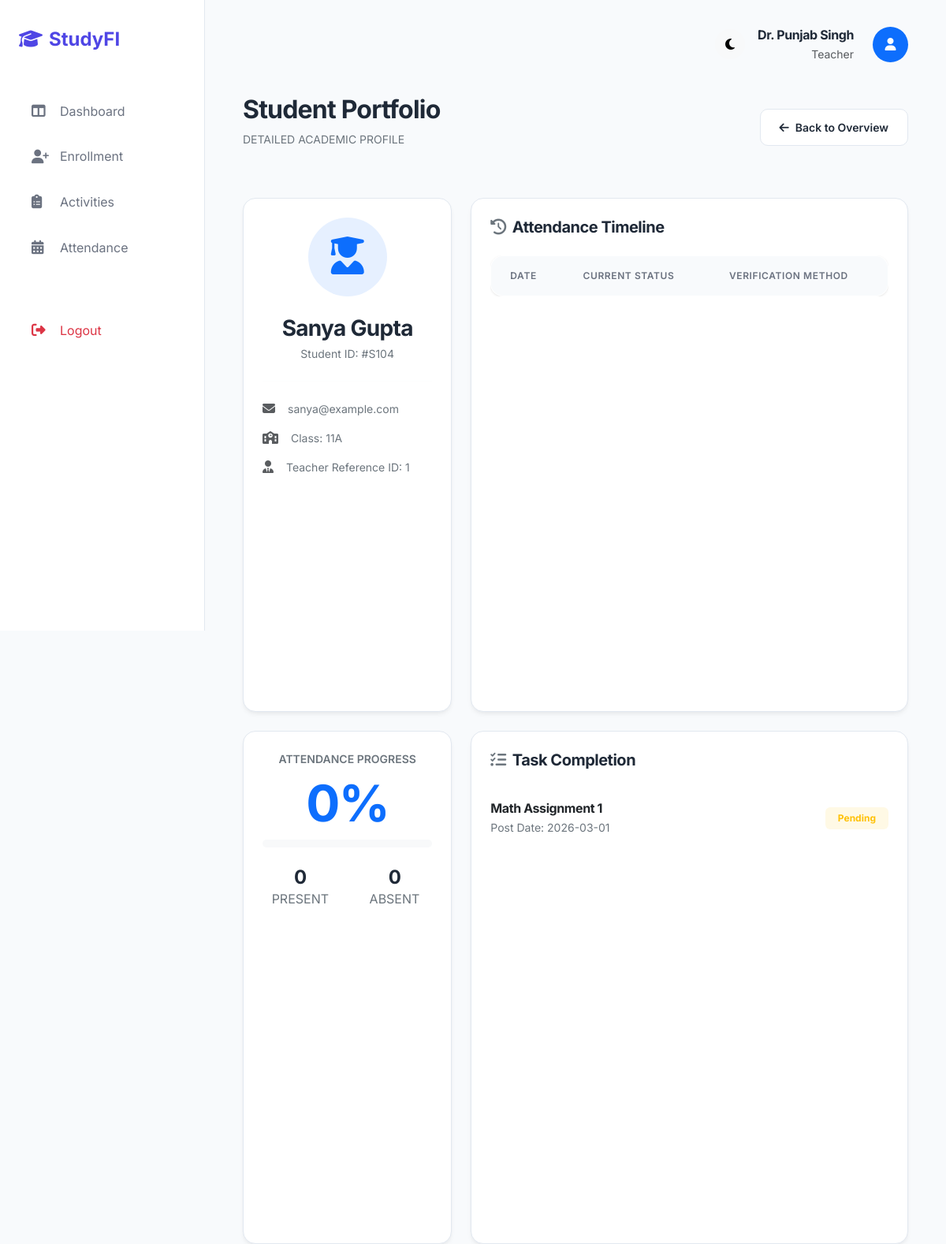
/student/profile/4 (signed in), run on the app's committed database.
### tables this page shows
CREATE TABLE students (
    id INTEGER PRIMARY KEY AUTOINCREMENT,
    roll_number TEXT UNIQUE NOT NULL,
    name TEXT NOT NULL,
    class TEXT NOT NULL,
    email TEXT UNIQUE NOT NULL,
    password TEXT NOT NULL,
    teacher_id INTEGER,
    FOREIGN KEY (teacher_id) REFERENCES teachers (id)
);

CREATE TABLE activity_status (
    id INTEGER PRIMARY KEY AUTOINCREMENT,
    activity_id INTEGER NOT NULL,
    student_id INTEGER NOT NULL,
    status TEXT NOT NULL CHECK (status IN ('Pending', 'Completed')),
    submission_date TEXT,
    FOREIGN KEY (activity_id) REFERENCES activities (id),
    FOREIGN KEY (student_id) REFERENCES students (id)
);

CREATE TABLE activities (
    id INTEGER PRIMARY KEY AUTOINCREMENT,
    title TEXT NOT NULL,
    description TEXT,
    class_name TEXT NOT NULL,
    teacher_id INTEGER NOT NULL,
    date_assigned TEXT NOT NULL,
    FOREIGN KEY (teacher_id) REFERENCES teachers (id)
);

### app.py (the view)
        def decorated_function(*args, **kwargs):
            if 'user_id' not in session:
                flash("Login required.", "danger")
                return redirect(url_for('login'))
            if role and session.get('role') != role:
                flash(f"Access denied. Require {role} role.", "danger")
                return redirect(url_for('index'))
            return f(*args, **kwargs)

### app.py (called while the page is built)
def get_db_connection():
    conn = sqlite3.connect(app.config['DATABASE'])
    conn.row_factory = sqlite3.Row
    return conn

def login_required(role=None):
    def wrapper(f):
        def decorated_function(*args, **kwargs):
            if 'user_id' not in session:
                flash("Login required.", "danger")
                return redirect(url_for('login'))
            if role and session.get('role') != role:
                flash(f"Access denied. Require {role} role.", "danger")
                return redirect(url_for('index'))
            return f(*args, **kwargs)
        decorated_function.__name__ = f.__name__
        return decorated_function
    return wrapper

@app.route('/student/profile/<int:student_id>')
@login_required()
def view_profile(student_id):
    if session['role'] == 'student' and session['user_id'] != student_id:
        return redirect(url_for('index'))
    student = Student.get_by_id(student_id)
    stats = Attendance.get_student_stats(student_id)
    activities = Activity.get_student_activities(student_id)
    conn = get_db_connection()
    history = conn.execute('SELECT * FROM attendance WHERE student_id = ? ORDER BY date DESC', (student_id,)).fetchall()
    conn.close()
    return render_template('profile.html', student=student, stats=stats, activities=activities, history=history)

### models/activity.py (called while the page is built)
def get_db():
    conn = sqlite3.connect('database.db')
    conn.row_factory = sqlite3.Row
    return conn

    @staticmethod
    def get_student_activities(student_id):
        conn = get_db()
        query = '''
            SELECT a.*, ast.status as student_status, ast.submission_date
            FROM activities a
            JOIN activity_status ast ON a.id = ast.activity_id
            WHERE ast.student_id = ?
        '''
        activities = conn.execute(query, (student_id,)).fetchall()
        conn.close()
        return activities

### models/attendance.py (called while the page is built)
def get_db():
    conn = sqlite3.connect('database.db')
    conn.row_factory = sqlite3.Row
    return conn

    @staticmethod
    def get_student_stats(student_id):
        conn = get_db()
        total = conn.execute('SELECT COUNT(*) FROM attendance WHERE student_id = ?', (student_id,)).fetchone()[0]
        present = conn.execute('SELECT COUNT(*) FROM attendance WHERE student_id = ? AND status = "Present"', (student_id,)).fetchone()[0]
        conn.close()
        percentage = (present / total * 100) if total > 0 else 0
        return {"total": total, "present": present, "percentage": round(percentage, 2)}

### templates/profile.html (shortened to what this page needs)
{% extends "base.html" %}
{% block content %}
<div class="mb-5 d-flex justify-content-between align-items-center">
    <div>
        <h2 class="fw-bold">Student Portfolio</h2>
        <p class="text-secondary text-uppercase small ls-wide">Detailed Academic Profile</p>
    </div>
    <a href="{{ url_for('index') }}" class="btn btn-secondary-custom btn-sm">
        <i class="fas fa-arrow-left me-2"></i>Back to Overview
    </a>
</div>
<div class="row g-4">
    <div class="col-lg-4">
        <div class="card-stats text-center mb-4">
            <div class="bg-primary bg-opacity-10 rounded-circle d-inline-block p-4 mb-4 text-primary" style="width: 100px; height: 100px;">
                <i class="fas fa-user-graduate fa-3x"></i>
            </div>
            <h3 class="fw-bold mb-1">{{ student.name }}</h3>
            <p class="text-secondary small mb-4">Student ID: #{{ student.roll_number }}</p>
            <hr class="border-light my-4">
            <div class="text-start">
                <div class="mb-3 d-flex align-items-center">
                    <i class="fas fa-envelope text-muted me-3"></i>
                    <span class="text-secondary small">{{ student.email }}</span>
                </div>
                <div class="mb-3 d-flex align-items-center">
                    <i class="fas fa-school text-muted me-3"></i>
                    <span class="text-secondary small">Class: {{ student.class }}</span>
                </div>
                <div class="d-flex align-items-center">
                    <i class="fas fa-user-tie text-muted me-3"></i>
                    <span class="text-secondary small">Teacher Reference ID: {{ student.teacher_id }}</span>
                </div>
            </div>
        </div>
        <div class="card-stats text-center">
            <p class="text-secondary small mb-2 text-uppercase fw-semibold ls-wide">Attendance Progress</p>
            <h1 class="display-3 fw-bold text-primary mb-2">{{ stats.percentage }}%</h1>
            <div class="progress bg-light" style="height: 10px; border-radius: 5px;">
            </div>
            <div class="row mt-4">
                <div class="col-6">
                    <h4 class="fw-bold mb-0">{{ stats.present }}</h4>
                    <p class="text-secondary x-small mb-0">PRESENT</p>
                </div>
                <div class="col-6">
                    <h4 class="fw-bold mb-0">{{ stats.total - stats.present }}</h4>
                    <p class="text-secondary x-small mb-0">ABSENT</p>
                </div>
            </div>
        </div>
    </div>
    <div class="col-lg-8">
        <div class="card-stats mb-4">
            <h5 class="fw-bold mb-4"><i class="fas fa-history text-secondary me-2"></i>Attendance Timeline</h5>
            <div class="table-responsive">
                <table class="table table-custom mb-0">
                    <thead>
                        <tr>
                            <th>Date</th>
                            <th>Current Status</th>
                            <th>Verification Method</th>
                        </tr>
                    </thead>
                </table>
            </div>
        </div>
        <div class="card-stats">
            <h5 class="fw-bold mb-4"><i class="fas fa-tasks text-secondary me-2"></i>Task Completion</h5>
            <div class="list-group list-group-flush">
                {% for act in activities %}
                <div class="list-group-item px-0 py-3 bg-transparent d-flex justify-content-between align-items-center">
                    <div>
                        <h6 class="fw-bold mb-1">{{ act.title }}</h6>
                        <p class="text-secondary small mb-0">Post Date: {{ act.date_assigned }}</p>
                    </div>
                    <span class="badge {% if act.student_status == 'Pending' %}bg-warning bg-opacity-10 text-warning{% else %}bg-success bg-opacity-10 text-success{% endif %} px-3 py-2">
                        {{ act.student_status }}
                    </span>
                </div>
                {% endfor %}
            </div>
        </div>
    </div>
</div>
{% endblock %}

### static/css/style.css (style rules this page uses)
:root { --primary: #4f46e5; --primary-light: #6366f1; --success: #22c55e; --bg-main: #f8fafc; --bg-card: #ffffff; --text-primary: #1f2937; --text-secondary: #6b7280; --border-color: #e2e8f0; --sidebar-width: 260px; --transition: all 0.3s cubic-bezier(0.4, 0, 0.2, 1); }
body { background-color: var(--bg-main); color: var(--text-primary); font-family: 'Inter', 'Poppins', sans-serif; margin: 0; overflow-x: hidden; }
.card-stats { background: var(--bg-card); border: 1px solid var(--border-color); border-radius: 16px; padding: 1.5rem; box-shadow: 0 4px 6px -1px rgba(0, 0, 0, 0.05), 0 2px 4px -1px rgba(0, 0, 0, 0.03); transition: var(--transition); height: 100%; }
h1, h2, h3, h4, .fw-bold { font-weight: 700; letter-spacing: -0.025em; }
.btn-secondary-custom { background-color: white; border: 1px solid var(--border-color); color: var(--text-primary); padding: 0.75rem 1.5rem; border-radius: 10px; font-weight: 600; transition: var(--transition); }
.table-custom { background-color: var(--bg-card); border-radius: 16px; border: 1px solid var(--border-color); overflow: hidden; box-shadow: 0 1px 3px rgba(0,0,0,0.1); }
.table-custom th { background-color: var(--bg-main); color: var(--text-secondary); text-transform: uppercase; font-size: 0.75rem; font-weight: 600; letter-spacing: 0.05em; padding: 1rem 1.5rem; border-bottom: 1px solid var(--border-color); }

### data on the page
students: name "Sanya Gupta", roll_number "S104", email "sanya@example.com", class "11A", teacher_id "1"
activity_status: title "Math Assignment 1", date_assigned "2026-03-01", student_status "Pending"

### other printed values
{{ session.name }} "Dr. Punjab Singh"
{{ session.role|capitalize }} "Teacher"
{{ stats.percentage }} "0"
{{ stats.present }} "0"
{{ stats.total - stats.present }} "0"
